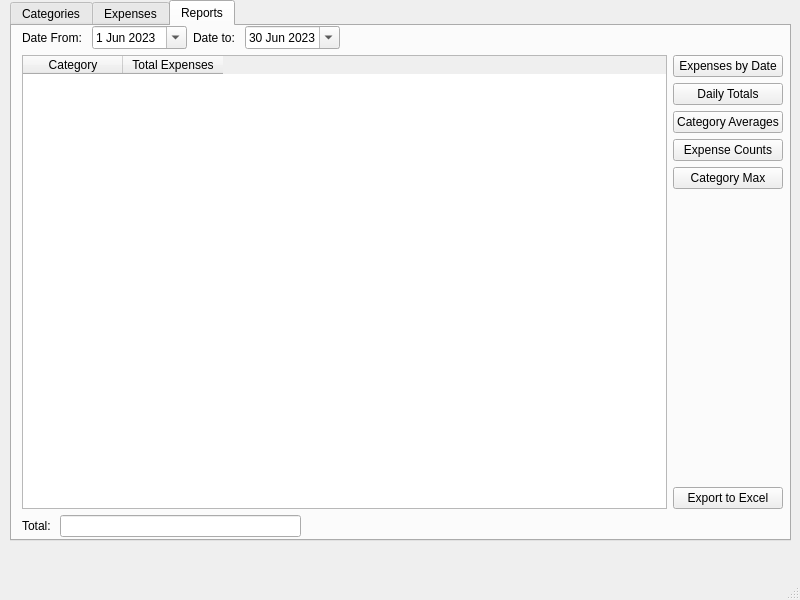
<?xml version="1.0" encoding="UTF-8"?>
<ui version="4.0">
 <class>MainWindow</class>
 <widget class="QMainWindow" name="MainWindow">
  <property name="geometry">
   <rect>
    <x>0</x>
    <y>0</y>
    <width>800</width>
    <height>600</height>
   </rect>
  </property>
  <property name="windowTitle">
   <string>MainWindow</string>
  </property>
  <widget class="QWidget" name="centralwidget">
   <widget class="QTabWidget" name="twtMain">
    <property name="geometry">
     <rect>
      <x>10</x>
      <y>0</y>
      <width>781</width>
      <height>541</height>
     </rect>
    </property>
    <property name="currentIndex">
     <number>2</number>
    </property>
    <widget class="QWidget" name="tabCategories">
     <attribute name="title">
      <string>Categories</string>
     </attribute>
     <widget class="QWidget" name="horizontalLayoutWidget">
      <property name="geometry">
       <rect>
        <x>10</x>
        <y>10</y>
        <width>751</width>
        <height>501</height>
       </rect>
      </property>
      <layout class="QHBoxLayout" name="horizontalLayout">
       <item>
        <widget class="QTableWidget" name="tblCategories">
         <column>
          <property name="text">
           <string>Category ID</string>
          </property>
         </column>
         <column>
          <property name="text">
           <string>Category</string>
          </property>
         </column>
        </widget>
       </item>
       <item>
        <layout class="QVBoxLayout" name="verticalLayout_4">
         <item>
          <widget class="QPushButton" name="btnNewCategories">
           <property name="text">
            <string>New</string>
           </property>
          </widget>
         </item>
         <item>
          <widget class="QPushButton" name="btnEditCategories">
           <property name="text">
            <string>Edit</string>
           </property>
          </widget>
         </item>
         <item>
          <widget class="QPushButton" name="btnDeleteCategories">
           <property name="text">
            <string>Delete</string>
           </property>
          </widget>
         </item>
         <item>
          <spacer name="verticalSpacer">
           <property name="orientation">
            <enum>Qt::Vertical</enum>
           </property>
           <property name="sizeHint" stdset="0">
            <size>
             <width>20</width>
             <height>40</height>
            </size>
           </property>
          </spacer>
         </item>
        </layout>
       </item>
      </layout>
     </widget>
    </widget>
    <widget class="QWidget" name="tabExpenses">
     <attribute name="title">
      <string>Expenses</string>
     </attribute>
     <widget class="QWidget" name="horizontalLayoutWidget_2">
      <property name="geometry">
       <rect>
        <x>10</x>
        <y>10</y>
        <width>751</width>
        <height>501</height>
       </rect>
      </property>
      <layout class="QHBoxLayout" name="horizontalLayout_2">
       <item>
        <widget class="QTableWidget" name="tblExpenses">
         <column>
          <property name="text">
           <string>Expense ID</string>
          </property>
         </column>
         <column>
          <property name="text">
           <string>Category</string>
          </property>
         </column>
         <column>
          <property name="text">
           <string>Expense Date</string>
          </property>
         </column>
         <column>
          <property name="text">
           <string>Expense</string>
          </property>
         </column>
         <column>
          <property name="text">
           <string>Amount</string>
          </property>
         </column>
         <column>
          <property name="text">
           <string>Notes</string>
          </property>
         </column>
        </widget>
       </item>
       <item>
        <layout class="QVBoxLayout" name="verticalLayout_5">
         <item>
          <widget class="QPushButton" name="btnNewExpenses">
           <property name="text">
            <string>New</string>
           </property>
          </widget>
         </item>
         <item>
          <widget class="QPushButton" name="btnEditExpenses">
           <property name="text">
            <string>Edit</string>
           </property>
          </widget>
         </item>
         <item>
          <widget class="QPushButton" name="btnDeleteExpenses">
           <property name="text">
            <string>Delete</string>
           </property>
          </widget>
         </item>
         <item>
          <spacer name="verticalSpacer_2">
           <property name="orientation">
            <enum>Qt::Vertical</enum>
           </property>
           <property name="sizeHint" stdset="0">
            <size>
             <width>20</width>
             <height>40</height>
            </size>
           </property>
          </spacer>
         </item>
        </layout>
       </item>
      </layout>
     </widget>
    </widget>
    <widget class="QWidget" name="tabReports">
     <attribute name="title">
      <string>Reports</string>
     </attribute>
     <widget class="QWidget" name="verticalLayoutWidget">
      <property name="geometry">
       <rect>
        <x>10</x>
        <y>0</y>
        <width>761</width>
        <height>511</height>
       </rect>
      </property>
      <layout class="QVBoxLayout" name="verticalLayout">
       <item>
        <layout class="QHBoxLayout" name="horizontalLayout_6">
         <item>
          <widget class="QLabel" name="lblDateFrom">
           <property name="text">
            <string>Date From: </string>
           </property>
          </widget>
         </item>
         <item>
          <widget class="QDateEdit" name="dateFrom">
           <property name="calendarPopup">
            <bool>true</bool>
           </property>
           <property name="date">
            <date>
             <year>2023</year>
             <month>6</month>
             <day>1</day>
            </date>
           </property>
          </widget>
         </item>
         <item>
          <widget class="QLabel" name="lblDateTo">
           <property name="text">
            <string>Date to: </string>
           </property>
          </widget>
         </item>
         <item>
          <widget class="QDateEdit" name="dateTo">
           <property name="calendarPopup">
            <bool>true</bool>
           </property>
           <property name="date">
            <date>
             <year>2023</year>
             <month>6</month>
             <day>30</day>
            </date>
           </property>
          </widget>
         </item>
         <item>
          <spacer name="horizontalSpacer_2">
           <property name="orientation">
            <enum>Qt::Horizontal</enum>
           </property>
           <property name="sizeHint" stdset="0">
            <size>
             <width>40</width>
             <height>20</height>
            </size>
           </property>
          </spacer>
         </item>
        </layout>
       </item>
       <item>
        <layout class="QHBoxLayout" name="horizontalLayout_3">
         <item>
          <widget class="QTableWidget" name="tblReports">
           <column>
            <property name="text">
             <string>Category</string>
            </property>
           </column>
           <column>
            <property name="text">
             <string>Total Expenses</string>
            </property>
           </column>
          </widget>
         </item>
         <item>
          <layout class="QVBoxLayout" name="verticalLayout_11">
           <item>
            <widget class="QPushButton" name="btnExpensesByDate">
             <property name="text">
              <string>Expenses by Date</string>
             </property>
            </widget>
           </item>
           <item>
            <widget class="QPushButton" name="btnDailyTotals">
             <property name="text">
              <string>Daily Totals</string>
             </property>
            </widget>
           </item>
           <item>
            <widget class="QPushButton" name="btnCategoryAverages">
             <property name="text">
              <string>Category Averages</string>
             </property>
            </widget>
           </item>
           <item>
            <widget class="QPushButton" name="btnExpenseCounts">
             <property name="text">
              <string>Expense Counts</string>
             </property>
            </widget>
           </item>
           <item>
            <widget class="QPushButton" name="btnCategoryMax">
             <property name="text">
              <string>Category Max</string>
             </property>
            </widget>
           </item>
           <item>
            <spacer name="verticalSpacer_7">
             <property name="orientation">
              <enum>Qt::Vertical</enum>
             </property>
             <property name="sizeHint" stdset="0">
              <size>
               <width>20</width>
               <height>40</height>
              </size>
             </property>
            </spacer>
           </item>
           <item>
            <widget class="QPushButton" name="btnExportToExcel">
             <property name="text">
              <string>Export to Excel</string>
             </property>
            </widget>
           </item>
          </layout>
         </item>
        </layout>
       </item>
       <item>
        <layout class="QHBoxLayout" name="horizontalLayout_7">
         <item>
          <widget class="QLabel" name="lblTotal">
           <property name="text">
            <string>Total: </string>
           </property>
          </widget>
         </item>
         <item>
          <widget class="QLineEdit" name="txtTotal">
           <property name="readOnly">
            <bool>true</bool>
           </property>
          </widget>
         </item>
         <item>
          <spacer name="horizontalSpacer">
           <property name="orientation">
            <enum>Qt::Horizontal</enum>
           </property>
           <property name="sizeHint" stdset="0">
            <size>
             <width>40</width>
             <height>20</height>
            </size>
           </property>
          </spacer>
         </item>
         <item>
          <spacer name="horizontalSpacer_3">
           <property name="orientation">
            <enum>Qt::Horizontal</enum>
           </property>
           <property name="sizeHint" stdset="0">
            <size>
             <width>40</width>
             <height>20</height>
            </size>
           </property>
          </spacer>
         </item>
        </layout>
       </item>
      </layout>
     </widget>
    </widget>
   </widget>
  </widget>
  <widget class="QMenuBar" name="menubar">
   <property name="geometry">
    <rect>
     <x>0</x>
     <y>0</y>
     <width>800</width>
     <height>24</height>
    </rect>
   </property>
  </widget>
  <widget class="QStatusBar" name="statusbar"/>
 </widget>
 <resources/>
 <connections/>
</ui>
